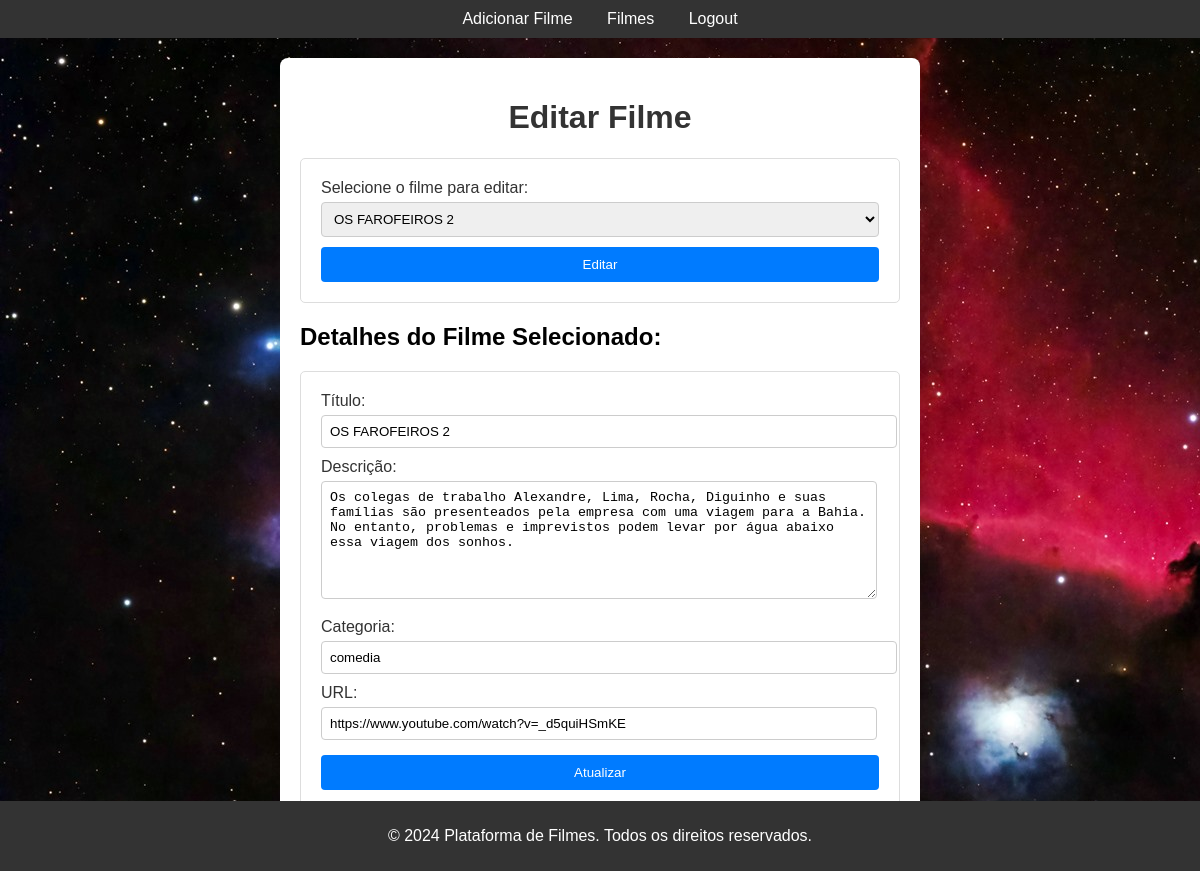
The app's page /Trabalho_filmes/admin/editar_filme.php?id=5 (signed in) with its own data.
### tables this page shows
CREATE TABLE `filmes` (
  `id` int(11) NOT NULL,
  `titulo` varchar(100) NOT NULL,
  `descricao` text NOT NULL,
  `categoria` varchar(100) NOT NULL,
  `url` varchar(250) NOT NULL
);

### Trabalho_filmes/admin/editar_filme.php (the view, shortened to what this page needs)
<?php
include('../conexao.php');
if ($_SERVER["REQUEST_METHOD"] == "GET" && isset($_GET['id'])) {
    $id = $_GET['id'];
    $sql = "SELECT * FROM filmes WHERE id = ?";
    $stmt = $conn->prepare($sql);
    $stmt->bind_param("i", $id);
    $stmt->execute();
    $result = $stmt->get_result();
    if ($result->num_rows == 1) {
        $row = $result->fetch_assoc();
        $titulo = $row['titulo'];
        $descricao = $row['descricao'];
        $categoria = $row['categoria'];
        $url = $row['url'];
    } else {
        echo "Filme não encontrado.";
        exit();
    }
}
$sql_filmes = "SELECT id, titulo FROM filmes";
$result_filmes = $conn->query($sql_filmes);
?>
<!DOCTYPE html>
<html lang="pt-br">
<head>
    <link rel="stylesheet" href="../css/style.css">
</head>
<body style="background-image: url(../admin/_background3.jpg);">
        <header>
            <nav>
                <ul>
                    <?php if (isset($_SESSION['tipo']) && $_SESSION['tipo'] == 'adm'): ?>
                        <li><a href="/Trabalho_filmes/admin/adicionar_filme.php">Adicionar Filme</a></li>
                    <?php endif; ?>
                    <li><a href="/Trabalho_filmes/admin/filmes.php">Filmes</a></li>
                    <?php if (isset($_SESSION['id'])): ?>
                        <li><a href="/Trabalho_filmes/login.php">Logout</a></li>
                    <?php else: ?>
                        <li><a href="/Trabalho_filmes/login.php">Login</a></li>
                        <li><a href="/Trabalho_filmes/cadastro.php">Cadastro</a></li>
                    <?php endif; ?>
                </ul>
            </nav>
        </header>
    <div class="container">
        <h1>Editar Filme</h1>
        <form method="get">
            <label>Selecione o filme para editar:</label>
            <select name="id">
                <?php while ($row_filme = $result_filmes->fetch_assoc()): ?>
                    <option value="<?php echo $row_filme['id']; ?>"><?php echo htmlspecialchars($row_filme['titulo']); ?></option>
                <?php endwhile; ?>
            </select>
            <button type="submit">Editar</button>
        </form>
        <?php if (isset($id)): ?>
            <h2>Detalhes do Filme Selecionado:</h2>
            <form method="post" action="editar_filme.php">
                <label>Título:</label>
                <input type="text" name="titulo" value="<?php echo htmlspecialchars($titulo); ?>" required><br>
                <label>Descrição:</label>
                <textarea name="descricao" required><?php echo htmlspecialchars($descricao); ?></textarea><br>
                <label>Categoria:</label>
                <input type="text" name="categoria" value="<?php echo htmlspecialchars($categoria); ?>" required><br>
                <label>URL:</label>
                <input type="url" name="url" value="<?php echo htmlspecialchars($url); ?>" required><br>
                <button type="submit">Atualizar</button>
            </form>
        <?php endif; ?>
    </div>
    <footer>
        <p>&copy; 2024 Plataforma de Filmes. Todos os direitos reservados.</p>
    </footer>
</body>
</html>

### Trabalho_filmes/css/style.css (style rules this page uses)
body { font-family: Arial, sans-serif; margin: 0; padding: 0; background-color: #f4f4f4; }
.container { max-width: 800px; margin: 20px auto; background-color: #fff; padding: 20px; border-radius: 8px; box-shadow: 0 0 10px rgba(0, 0, 0, 0.1); }
header { background-color: #333; color: white; padding: 10px 0; text-align: center; }
header nav ul { list-style-type: none; margin: 0; padding: 0; }
header nav ul li { display: inline; margin: 0 15px; }
header nav ul li a { color: white; text-decoration: none; }
footer { background-color: #333; color: white; text-align: center; padding: 10px 0; position: fixed; bottom: 0; width: 100%; }
form { max-width: 600px; margin: 20px auto; background: white; padding: 20px; border: 1px solid #ddd; border-radius: 5px; }
form label { display: block; margin-bottom: 5px; }
form input[type="text"], form input[type="email"], form input[type="password"], form select { width: 100%; padding: 8px; margin-bottom: 10px; border: 1px solid #ccc; border-radius: 4px; }
form button { width: 100%; padding: 10px; background-color: #333; color: white; border: none; border-radius: 4px; cursor: pointer; }

### Trabalho_filmes/admin/editar_filme.php (style rules this page uses)
body { font-family: Arial, sans-serif; background-color: #f0f0f0; margin: 0; padding: 0; }
.container { max-width: 600px; margin: 20px auto; background-color: #fff; padding: 20px; border-radius: 8px; box-shadow: 0 0 10px rgba(0, 0, 0, 0.1); }
h1 { text-align: center; color: #333; }
form { margin-top: 20px; }
label { display: block; margin-bottom: 8px; color: #333; }
input[type="text"], input[type="url"], textarea { width: calc(100% - 20px); padding: 8px; margin-bottom: 15px; border: 1px solid #ccc; border-radius: 4px; }
textarea { height: 100px; }
button[type="submit"] { background-color: #007bff; color: #fff; padding: 10px 20px; border: none; border-radius: 4px; cursor: pointer; }

### records on screen
filmes: titulo "OS FAROFEIROS 2", descricao "Os colegas de trabalho Alexandre, Lima, Rocha, Diguinho e suas famílias são presenteados pela empresa com uma viagem para a Bahia. No entanto, problemas e imprevistos podem levar por água abaixo essa viagem dos sonhos.", categoria "comedia", url "https://www.youtube.com/watch?v=_d5quiHSmKE"

### other values on screen
form field id "OS FAROFEIROS 2"
